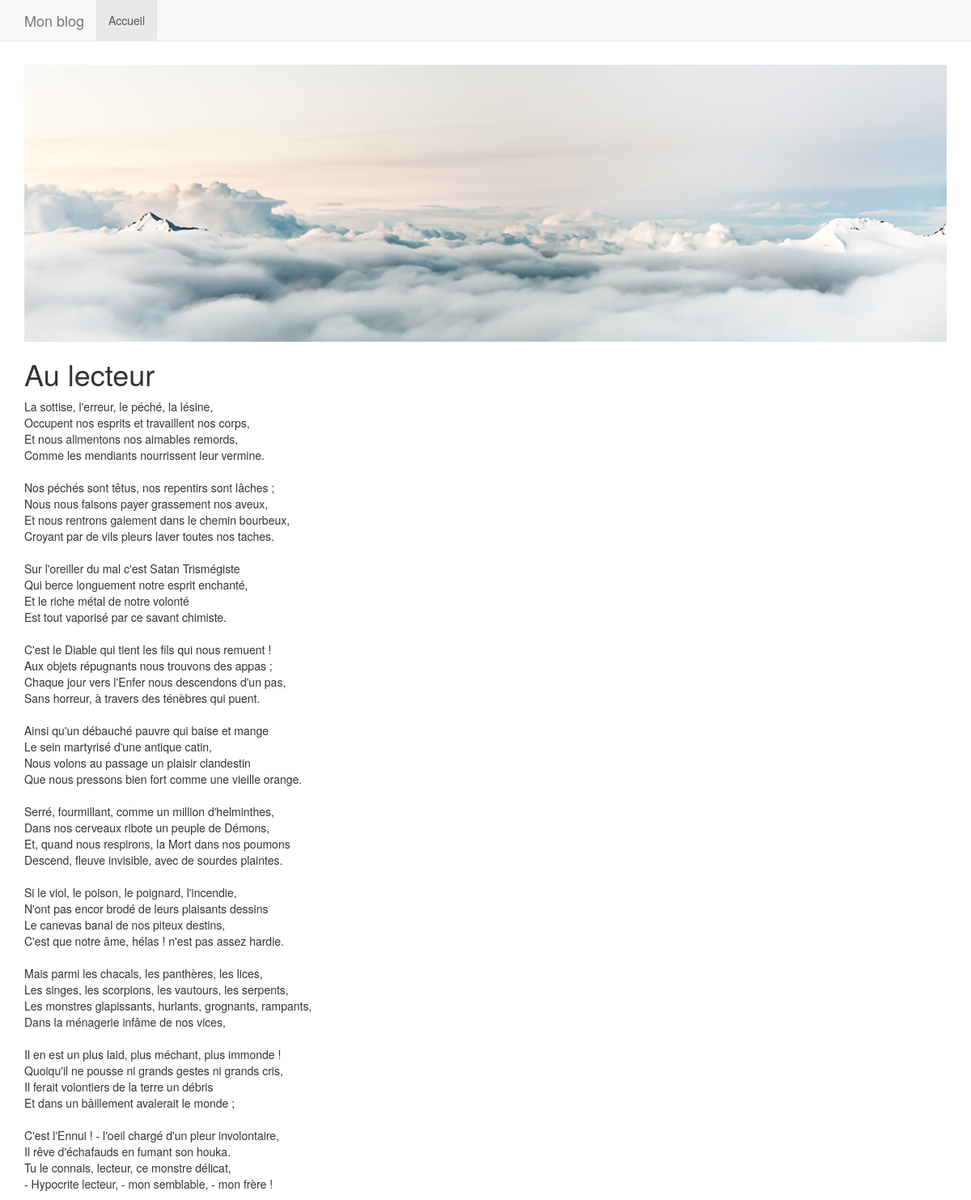
The app's page /post-details.php?postSlug=au-lecteur with its own data.
### tables this page shows
CREATE TABLE `posts` (
  `id` int(11) unsigned NOT NULL AUTO_INCREMENT,
  `title` varchar(255) NOT NULL DEFAULT '',
  `slug` varchar(255) NOT NULL DEFAULT '',
  `published_at` datetime NOT NULL DEFAULT '0000-00-00 00:00:00',
  `illustration_original` varchar(50) NOT NULL DEFAULT '',
  `illustration_preview` varchar(50) NOT NULL DEFAULT '',
  `content_short` text NOT NULL,
  `content` text NOT NULL,
  PRIMARY KEY (`id`)
);

### bootstrap.php (called while the page is built, shortened)
<?php
spl_autoload_register(function ($class_name) {
    $class_name = str_replace('\\', '/', $class_name);
});

### src/MyBlog/Posts/Factory.php (called while the page is built, shortened)
<?php
class Factory
{
    private static $posts_manager;
    public static function getPostsManager()
    {
        if (null === self::$posts_manager) {
            $db = Database::getInstance();
            $request = new Request();
            $original_images_dir = __DIR__ . '/../../../public/images/originals';
            $preview_images_dir = __DIR__ . '/../../../public/images/thumbnails';
            self::$posts_manager = new PostsManagerMySql($db, $request, $original_images_dir, $preview_images_dir);
        }
        return self::$posts_manager;
    }
}

### src/MyBlog/Posts/PostsManagerMySql.php (called while the page is built, shortened)
<?php
class PostsManagerMySql extends PostsManagerParent implements PostsManagerInterface
{
    private $db;
    public function __construct($db, $request, $original_images_dir, $preview_images_dir)
    {
        $this->db = $db;
    }
    public function getOnePostBySlug($post_slug)
    {
        $query = 'SELECT * FROM posts WHERE slug = :slug';
        $statement = $this->db->prepare($query);
        $statement->bindValue('slug', $post_slug);
        $statement->execute();
        $post_data = $statement->fetch(\PDO::FETCH_ASSOC);
        $p = new Post();
        return $p;
    }
}

### src/MyBlog/Posts/Post.php (called while the page is built, shortened)
<?php
class Post
{
    private $title;
    private $illustration_original;
    private $content;
    public function getTitle()
    {
        return $this->title;
    }
    public function setTitle($title)
    {
        $this->title = $title;
    }
    public function getIllustrationOriginal()
    {
        return $this->illustration_original;
    }
    public function setIllustrationOriginal($illustration_original)
    {
        $this->illustration_original = $illustration_original;
    }
    public function getContent()
    {
        return $this->content;
    }
    public function setContent($content)
    {
        $this->content = $content;
    }
}

### public/post-details.php (the view, shortened to what this page needs)
<?php
include(__DIR__ . '/../bootstrap.php');
$posts_manager = Factory::getPostsManager();
$post = $posts_manager->getOnePostBySlug($_GET['postSlug']);
?>
<!doctype html>
<html>
    <head>
        <link href="<?= SERVER_ROOT ?>/dist/app.min.css" rel="stylesheet" type="text/css"/>
    </head>
    <body>
        <nav class="navbar navbar-default navbar-fixed-top main-navbar">
            <div class="container">
                <div class="navbar-header">
                    <a href="<?= SERVER_ROOT ?>/" class="navbar-brand">Mon blog</a>
                </div>
                <div class="collapse navbar-collapse" id="main-menu-collapse">
                    <ul class="nav navbar-nav">
                        <li class="active"><a href="<?= SERVER_ROOT ?>/index.php">Accueil</a></li>
                    </ul>
                </div>
            </div>
        </nav>
        <div class="page-content">
            <div class="container">
                <article class="text-justify">
                    <header class="details-header-image">
                        <img src="<?= SERVER_ROOT ?>/images/originals/<?= $post->getIllustrationOriginal() ?>" class="img-responsive"/>
                    </header>
                    <h1><?= $post->getTitle() ?></h1>
                    <section>
                        <p><?= $post->getContent() ?></p>
                    </section>
                </article>
            </div>
        </div>
    </body>
</html>

### records on screen
posts: illustration_original (picture), title "Au lecteur", content "La sottise, l'erreur, le péché, la lésine, Occupent nos esprits et travaillent nos corps, Et nous alimentons nos aimables remords, Comme les mendiants nourrissent leur vermine. Nos péchés sont têtus, nos repentirs sont lâches ; Nous nous faisons payer grassement nos aveux, Et nous rentrons gaiement dans le chemin bourbeux, Croyant par de vils pleurs laver toutes nos taches. Sur l'oreiller du mal c'est Satan Trismégiste Qui berce longuement notre esprit enchanté, Et le riche métal de notre volonté Est tout vaporisé par ce savant chimiste. C'est le Diable qui tient les fils qui nous remuent ! Aux objets répugnants nous trouvons des appas ; Chaque jour vers l'Enfer nous descendons d'un pas,…"
